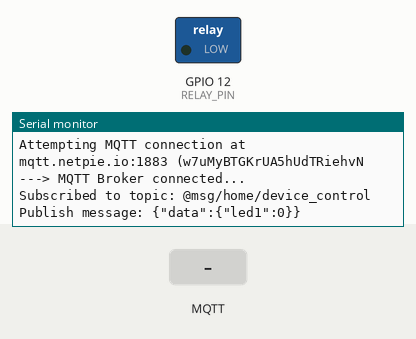
Bench run of a program on a simulated ESP32. Parts: switched loads named in the program (green lamp = pin HIGH), the last lines printed to the serial monitor. The inputs (shaded band) are chosen by the test bench. WiFi joins after 1.5 s; servers stay silent unless stated; no MQTT or app messages arrive unless stated.

Above: at 2.7 s.
2.8 s: MQTT message "1" arrives on the first subscribed topic
At 4.7 s:
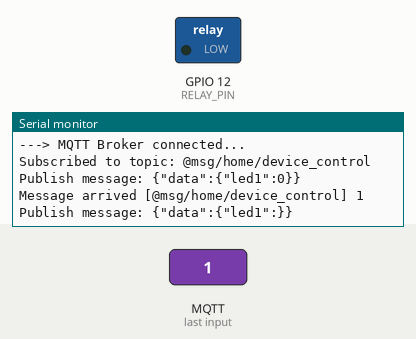
5.0 s: MQTT message "on" arrives on the first subscribed topic
At 6.5 s:
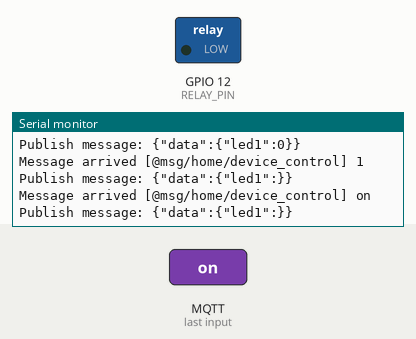
7.0 s: MQTT message "off" arrives on the first subscribed topic
At 8.2 s:
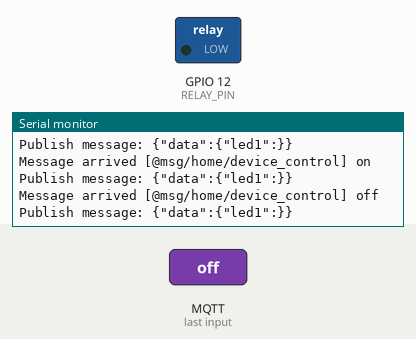

The program:

main.cpp
```cpp
#include <Arduino.h>
#include <PubSubClient.h>
#include <WiFi.h>
// WIFI config
const char *ssid = "Wokwi-GUEST";
const char *password = "";
WiFiClient wifiClient;
// MQTT client config
const char *mqttServer = "mqtt.netpie.io";
const int mqttPort = 1883;
const char *mqttClientId = "d4eb1908-baf9-462f-9548-65c677d84b1e";
const char *mqttUser = "w7uMyBTGKrUA5hUdTRiehvNGk8Ykk6j9";
const char *mqttPassword = "vN3fFicUw6HaE1v168HkxvsLiSy1yLC9";
const char *topic_sub = "@msg/home/device_control"; // topic to subscribe
const char *topic_pub = "@msg/home/device_status"; // topic to publish
const char *data_pub = "@shadow/data/update"; // topic to publish
PubSubClient mqttClient(wifiClient);

// pin definition
const int RELAY_PIN = 12;

void setup_wifi()
{
  // Start by connecting to a WiFi network
  Serial.println();
  Serial.print("Connecting to ");
  Serial.println(ssid);
  WiFi.begin(ssid, password);
  while (WiFi.status() != WL_CONNECTED)
  {
    delay(500);
    Serial.print(".");
  }
  Serial.println();
  Serial.print("WiFi connected on ");
  Serial.print("IP address: ");
  Serial.print(WiFi.localIP());
  Serial.print(" MAC address: ");
  Serial.println(WiFi.macAddress());
}

void reconnectMQTT()
{
  // Loop until reconnected
  char mqttinfo[80];
  char clientId[100] = "\0";
  snprintf(mqttinfo, 75, "Attempting MQTT connection at %s:%d (%s/%s)...",
                          mqttServer, mqttPort, mqttUser, mqttPassword);
  while (!mqttClient.connected())
  {
    Serial.println(mqttinfo);

    if (mqttClient.connect(mqttClientId, mqttUser, mqttPassword))
    {
      Serial.println("---> MQTT Broker connected...");
      // subscribe here after connected
      mqttClient.subscribe(topic_sub);
      Serial.println("Subscribed to topic: " + String(topic_sub));
    }
    else
    {
      Serial.print("failed, rc=");
      Serial.print(mqttClient.state());
      Serial.println(" try again in 5 seconds");
      delay(5000);  // Recommended: Wait 5 seconds before retrying
    }
  }
}

void publishLightStatus(const char* status) {
  String publishMessage;
  // Prepare JSON message
  publishMessage = "{\"data\":";
  publishMessage += "{\"led1\":";
  publishMessage += status; // one decimal place
  publishMessage += "}";
  publishMessage += "}";

  Serial.println("Publish message: " + publishMessage);
  mqttClient.publish(topic_pub, publishMessage.c_str()); // publish to topic for subscriber
  mqttClient.publish(data_pub, publishMessage.c_str()); // publish to topic for data shadow
}

void mqttCallback(char* topic, byte* payload, unsigned int length) {
  String message, lightStatus, publishMessage;

  Serial.print("Message arrived [");
  Serial.print(topic);
  Serial.print("] ");

  for (unsigned int i = 0; i < length; i++) {
    message += (char)payload[i];
  }
  Serial.println(message);

  // message payload: {"led1":1} or {"led1":0}
  if (message.indexOf("\"led1\":1") != -1) {
    digitalWrite(RELAY_PIN, HIGH); // turn the LED on (HIGH is the voltage level)
    lightStatus = "1";
    Serial.println("LED is ON");
  }
  else if (message.indexOf("\"led1\":0") != -1) {
    digitalWrite(RELAY_PIN, LOW); // turn the LED off by making the voltage LOW
    lightStatus = "0";
    Serial.println("LED is OFF");
  }
  // send the status to the topic_pub
  publishLightStatus(lightStatus.c_str());
}

void setup()
{
  Serial.begin(115200);
  setup_wifi();
  mqttClient.setServer(mqttServer, mqttPort);
  mqttClient.setCallback(mqttCallback);
  pinMode(RELAY_PIN, OUTPUT);
  digitalWrite(RELAY_PIN, LOW); // turn the LED off by making the voltage HIGH
  reconnectMQTT();
  publishLightStatus("0"); // initial status
}

void loop()
{
  if (!mqttClient.connected())
  {
    reconnectMQTT();
  }
  mqttClient.loop();

  delay(1000); // wait for next read
}
```

Measured:
- after the input at 2.8 s, the serial monitor: prints a new line after 0.77 s (image 1)
- after the input at 5.0 s, the serial monitor: prints a new line after 0.57 s (image 2)
- after the input at 7.0 s, the serial monitor: prints a new line after 0.57 s (image 3)
